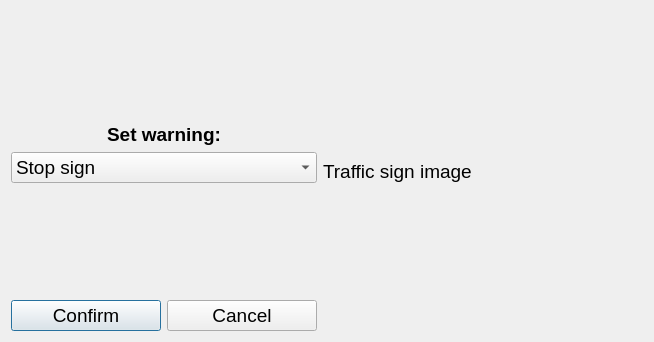
<?xml version="1.0" encoding="UTF-8"?>
<ui version="4.0">
 <class>SetWarningDialog</class>
 <widget class="QDialog" name="SetWarningDialog">
  <property name="geometry">
   <rect>
    <x>0</x>
    <y>0</y>
    <width>656</width>
    <height>340</height>
   </rect>
  </property>
  <property name="sizePolicy">
   <sizepolicy hsizetype="Fixed" vsizetype="Fixed">
    <horstretch>0</horstretch>
    <verstretch>0</verstretch>
   </sizepolicy>
  </property>
  <property name="font">
   <font>
    <family>Arial</family>
    <pointsize>14</pointsize>
   </font>
  </property>
  <property name="windowTitle">
   <string>Set warning</string>
  </property>
  <layout class="QVBoxLayout" name="verticalLayout_2">
   <property name="sizeConstraint">
    <enum>QLayout::SetFixedSize</enum>
   </property>
   <item>
    <layout class="QHBoxLayout" name="horizontalLayout_3">
     <item>
      <layout class="QVBoxLayout" name="verticalLayout">
       <item>
        <spacer name="verticalSpacer">
         <property name="orientation">
          <enum>Qt::Vertical</enum>
         </property>
         <property name="sizeHint" stdset="0">
          <size>
           <width>20</width>
           <height>40</height>
          </size>
         </property>
        </spacer>
       </item>
       <item>
        <widget class="QLabel" name="label">
         <property name="font">
          <font>
           <weight>75</weight>
           <bold>true</bold>
          </font>
         </property>
         <property name="text">
          <string>Set warning:</string>
         </property>
         <property name="alignment">
          <set>Qt::AlignCenter</set>
         </property>
        </widget>
       </item>
       <item>
        <widget class="QComboBox" name="SelectionBox">
         <item>
          <property name="text">
           <string>Stop sign</string>
          </property>
         </item>
         <item>
          <property name="text">
           <string>General warning</string>
          </property>
         </item>
         <item>
          <property name="text">
           <string>Traffic light</string>
          </property>
         </item>
         <item>
          <property name="text">
           <string>No entry</string>
          </property>
         </item>
         <item>
          <property name="text">
           <string>Forward only</string>
          </property>
         </item>
         <item>
          <property name="text">
           <string>Left only</string>
          </property>
         </item>
         <item>
          <property name="text">
           <string>Right only</string>
          </property>
         </item>
        </widget>
       </item>
       <item>
        <spacer name="verticalSpacer_2">
         <property name="orientation">
          <enum>Qt::Vertical</enum>
         </property>
         <property name="sizeHint" stdset="0">
          <size>
           <width>20</width>
           <height>40</height>
          </size>
         </property>
        </spacer>
       </item>
       <item>
        <layout class="QHBoxLayout" name="horizontalLayout_2">
         <item>
          <widget class="QPushButton" name="ConfirmButton">
           <property name="minimumSize">
            <size>
             <width>150</width>
             <height>0</height>
            </size>
           </property>
           <property name="text">
            <string>Confirm</string>
           </property>
          </widget>
         </item>
         <item>
          <widget class="QPushButton" name="CancelButton">
           <property name="minimumSize">
            <size>
             <width>150</width>
             <height>0</height>
            </size>
           </property>
           <property name="maximumSize">
            <size>
             <width>320</width>
             <height>16777215</height>
            </size>
           </property>
           <property name="text">
            <string>Cancel</string>
           </property>
          </widget>
         </item>
        </layout>
       </item>
      </layout>
     </item>
     <item>
      <widget class="QLabel" name="ImageLabel">
       <property name="sizePolicy">
        <sizepolicy hsizetype="Fixed" vsizetype="Fixed">
         <horstretch>0</horstretch>
         <verstretch>0</verstretch>
        </sizepolicy>
       </property>
       <property name="minimumSize">
        <size>
         <width>320</width>
         <height>320</height>
        </size>
       </property>
       <property name="maximumSize">
        <size>
         <width>320</width>
         <height>320</height>
        </size>
       </property>
       <property name="text">
        <string>Traffic sign image</string>
       </property>
       <property name="margin">
        <number>0</number>
       </property>
      </widget>
     </item>
    </layout>
   </item>
  </layout>
 </widget>
 <resources/>
 <connections/>
</ui>
